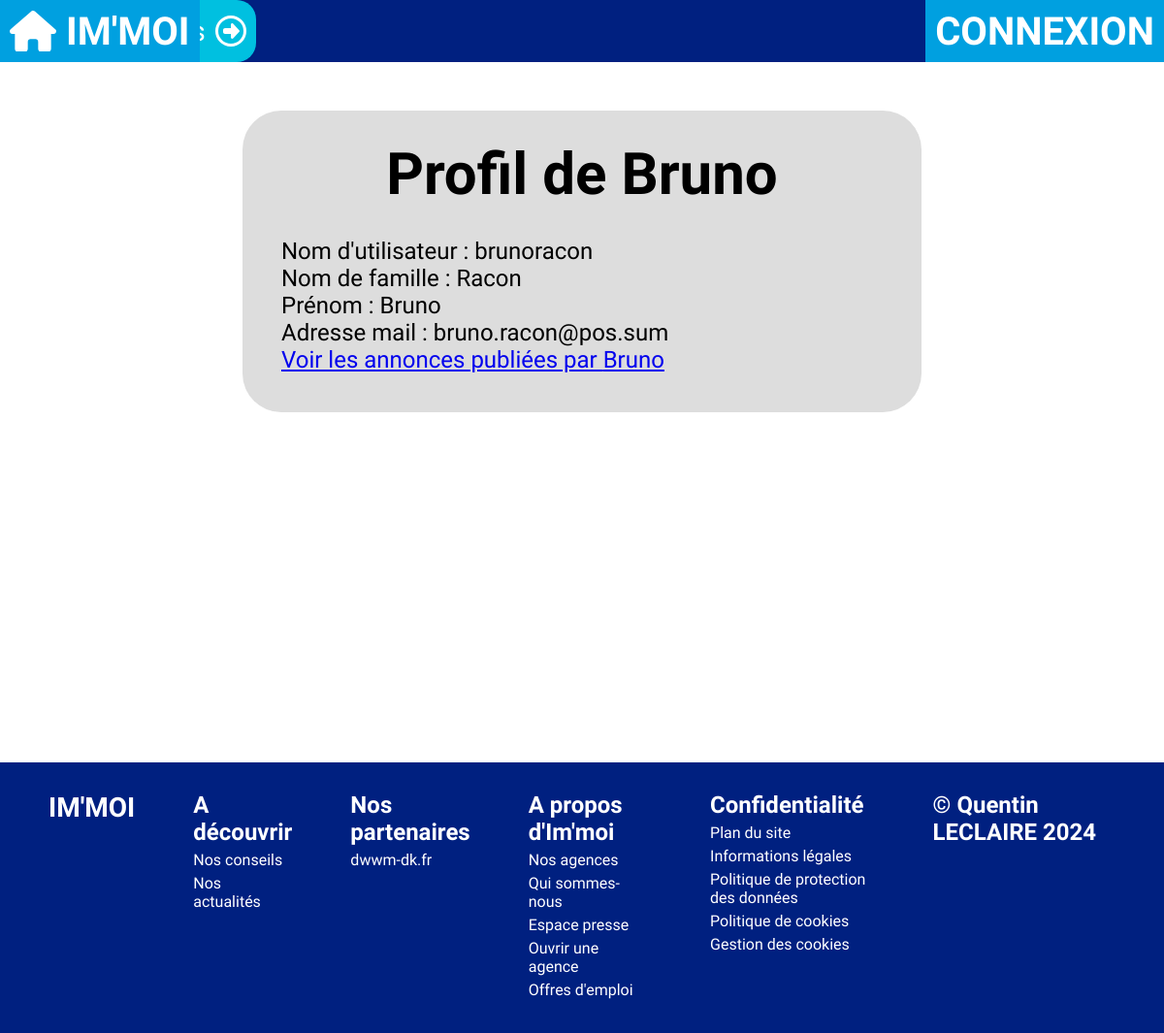
/profil/1, run on an earlier commit of the app's database.
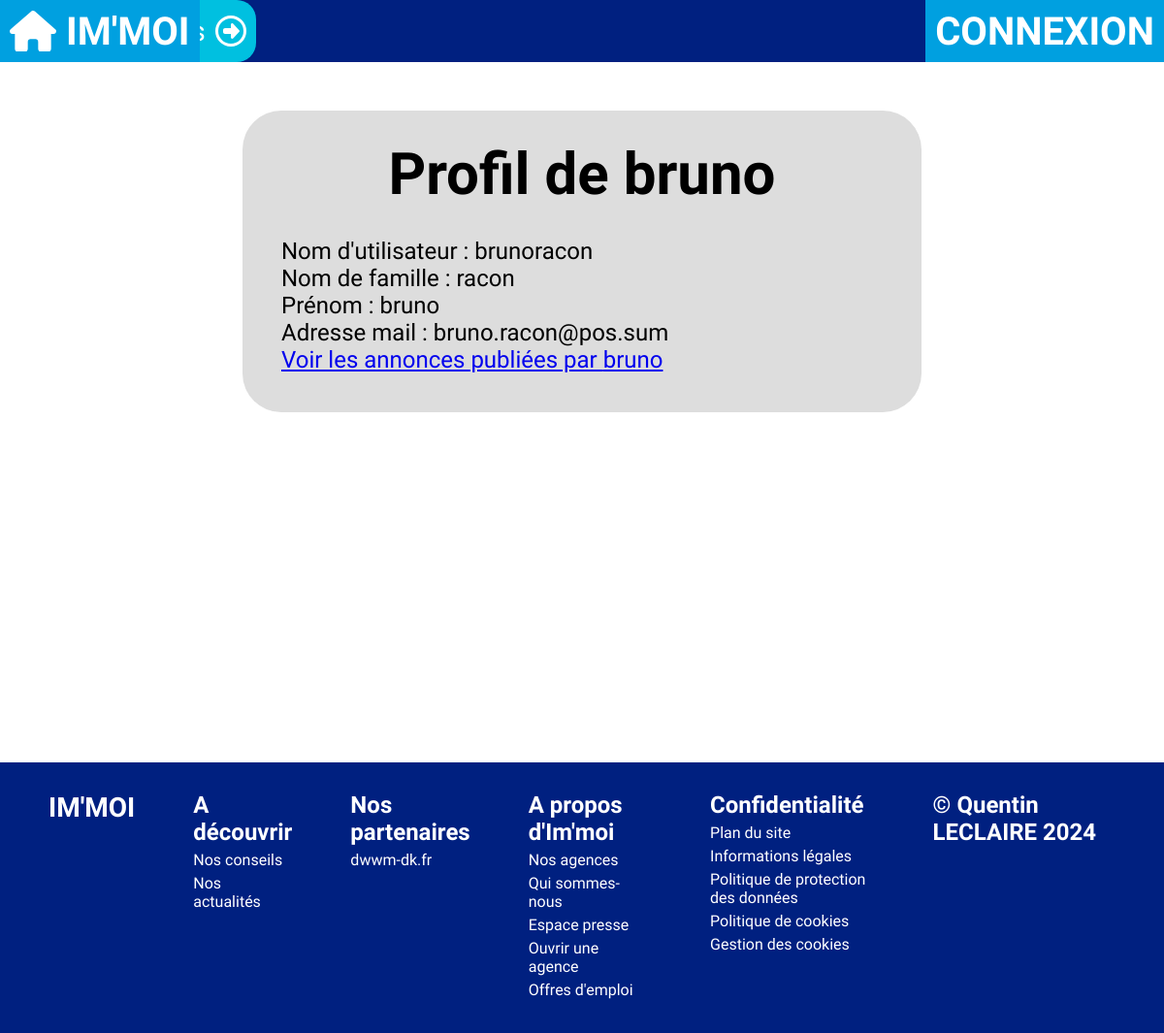
And on a later commit of the database.
### tables this page shows
CREATE TABLE IF NOT EXISTS `utilisateur` (
  `idUtilisateur` int NOT NULL AUTO_INCREMENT,
  `username` varchar(32) NOT NULL,
  `password` varchar(64) NOT NULL,
  `nom` varchar(40) DEFAULT NULL,
  `prenom` varchar(40) DEFAULT NULL,
  `telephone` varchar(20) DEFAULT NULL,
  `email` varchar(80) NOT NULL,
  `idAdresse` int DEFAULT NULL,
  `estAgent` tinyint(1) DEFAULT NULL,
  `agence` int DEFAULT NULL,
  PRIMARY KEY (`idUtilisateur`),
  KEY `FK_ADRESSE` (`idAdresse`)
);

### Models/managers/UtilisateurManager.php (called while the page is built, shortened)
<?php
require_once "Models/data/Utilisateur.class.php";
require_once "Models/Model.class.php";
class UtilisateurManager extends BDConnexion
{
    private $userlist = [];
    public function ajoutUtilisateur($utilisateur)
    {
        $this->userlist[] = $utilisateur;
    }
    public function chargementUserlist()
    {
        $req = $this->getBDD()->prepare('SELECT * FROM utilisateur');
        $req->execute();
        $listeUtilisateur = $req->fetchAll(PDO::FETCH_ASSOC);
    }
    public function getUserById($id)
    {
        for ($i = 0; $i < count($this->userlist); $i++) {
            if ($this->userlist[$i]->getId() == $id) {
                return $this->userlist[$i];
            }
        }
    }
}

### Models/Model.class.php (called while the page is built, shortened)
<?php
abstract class BDConnexion{
    private static $pdo;
    private static function setBDD(){
        self::$pdo = new PDO('mysql:host=localhost;dbname=immoi;port=3308;charset=utf8', 'root', '');
        self::$pdo->setAttribute(PDO::ATTR_ERRMODE, PDO::ERRMODE_WARNING);
    }
    protected function getBDD(){
        return self::$pdo;
    }
}

### Models/data/Utilisateur.class.php (called while the page is built, shortened)
<?php
class Utilisateur{
    public function getId()               {return $this->idUtilisateur;}
    public function getUsername()         {return $this->username;}
    public function getNom()              {return $this->nom;}
    public function getPrenom()           {return $this->prenom;}
    public function getEmail()            {return $this->email;}
}

### Views/BD/profil.view.php (the view, shortened to what this page needs)
<?php ob_start();
$monprofil = (isset($_SESSION["user"]) && $_SESSION["user"]["id"] == $user->getId()) ? true : false;
$qualif = (null !== $user->getPrenom()) ? $user->getPrenom() : $user->getUsername();
?>
<section class="content contentcenter">
    <div class="profil">
        <h2><?= ($monprofil) ? "Mon profil" : "Profil de " . $qualif; ?></h2>
        <p>Nom d'utilisateur : <?=$user->getUsername();?></p>
        <p><?= ($user->getNom() != "") ? "Nom de famille : ".$user->getNom() : ""?></p>
        <p><?= ($user->getPrenom() != "") ? "Prénom : ".$user->getPrenom() : ""?></p>
        <p><?= ($user->getEmail() != "") ? "Adresse mail : ".$user->getEmail() : ""?></p>
        <p><a href="/profil/<?= $user->getId() ?>/offres"><?= ($monprofil) ? "Mes annonces" : "Voir les annonces publiées par " . $qualif; ?></a></p>
    </div>
</section>
<?php
$content = ob_get_clean();
require "Views/template.php";

### index.php (shortened to what this page needs)
<?php
require_once "Controller/utilisateurController.php";
$utilisateurController = new UtilisateurController;
require_once "Controller/bienController.php";
$adresseController = new AdresseController;
require_once "Controller/photoController.php";
$transactionController = new TransactionController;
try {
    if (empty($_GET['page'])) {
        header('Location: ' . URL . "accueil");
    } else {
        $url = explode("/", filter_var($_GET['page']), FILTER_SANITIZE_URL);
        switch ($url[0]) {
            case "profil":
                if (empty($url[1])) {
                    if (isset($_SESSION['user'])) {
                        $utilisateurController->afficherProfil($_SESSION['user']['id']);
                    } else {
                        header('Location: ' . URL . "connexion");
                    }
                } else {
                    if ($url[1] == "edit") {
                        if (empty($url[2])) {
                            if (isset($_SESSION['connecte'])) {
                                $utilisateurController->modifierProfil();
                            } else {
                                require "Views/BD/modifprofil.view.php";
                            }
                        } else if ($url[2] == "v") {
                            if (isset($_POST['verifmodifprofil'])) {
                                $emailInvalide = 0;
                                if ($_POST['email'] != $_SESSION['user']['email']) {
                                    $emailInvalide = $utilisateurController->getManager()->verifUtilisateurExiste(null, $_POST['email']);
                                }
                                if ($emailInvalide) {
                                    $_POST["erreuremail"] = true;
                                    $utilisateurController->modifierProfil();
                                } else {
                                    if (isset($_POST["adressemodif"]) & $_POST["adresse"] != "" & $_POST["zipcode"] != "" & $_POST["localite"] != "") {
                                        $adresseController->removeOldAdresse();
                                        $adresseController->addAdresse();
                                    }
                                    $utilisateurController->modifierValidation();
                                }
                            } else {
                                header('Location: ' . URL . "profil/edit");
                            }
                        }
                    } else if ($url[1] == "transactions") {
                        $transactionController->afficherTransactions($_SESSION["user"]["id"]);
                    } else {
                        if (empty($url[2])) {
                            $utilisateurController->afficherProfil($url[1]);
                        } else if ($url[2] == "offres") {
                            if (empty($url[3])) {
                                $bienController->afficherBiensByUser($url[1]);
                            } else if ($url[3] === "s") {
                                $addresseBien = $bienController->getManager()->getBienById($url[4])->getAdresse();
                                $adresseController->suppressionAdresse($addresseBien);
                                $bienController->suppressionBienUser($url[4]);
                            }
                        }
                    }
                }
                break;
        }
    }
} catch (Exception $e) {
    echo $e->getMessage();
}

### Controller/utilisateurController.php (shortened to what this page needs)
<?php
class UtilisateurController
{
    private $utilisateurManager;
    public function __construct()
    {
        require_once "Models/managers/UtilisateurManager.php";
        $this->utilisateurManager = new UtilisateurManager;
        $this->utilisateurManager->chargementUserlist();
    }
    public function afficherProfil($id)
    {
        $user = $this->utilisateurManager->getUserById($id);
        if (isset($user)) {
            require "Views/BD/profil.view.php";
        } else {
            require "Views/BD/profilError.view.php";
        }
    }
}

### Views/template.php (shortened to what this page needs)
<!DOCTYPE html>
<html lang="fr">
<head>
    <link rel="stylesheet" href="/public/css/style.css">
    <link rel="stylesheet" href="/public/css/index.css">
    <link rel="stylesheet" href="/public/css/testbdd.css">
</head>
<body>
    <nav>
        <div class="navleft">
            <a href="/accueil" class="navbtn">
                <p>IM'MOI</p>
            </a>
            <a href="/offres" class="navonglet"></a>
        </div>
        <?php if (isset($_SESSION['connecte'])) : ?>
            <div class="connecte">
                <span>Bonjour, <?= ($_SESSION["user"]["prenom"] != "") ? $_SESSION["user"]["prenom"] : $_SESSION["user"]["username"] ?></span>
                <a href="/profil" class="navbtn accbtn">
                    <svg xmlns="http://www.w3.org/2000/svg" width="44px" fill="white" viewBox="-64 0 576 512">
                        <path d="M224 256A128 128 0 1 0 224 0a128 128 0 1 0 0 256zm-45.7 48C79.8 304 0 383.8 0 482.3C0 498.7 13.3 512 29.7 512H418.3c16.4 0 29.7-13.3 29.7-29.7C448 383.8 368.2 304 269.7 304H178.3z" />
                    </svg>
                </a>
                <a href="/deconnexion" class="navbtn dcbtn" onClick="return confirm('Voulez-vous vraiment vous déconnecter ?');">
                    <svg xmlns="http://www.w3.org/2000/svg" width="44px" fill="white" viewBox="0 0 512 512">
                        <path d="M217.9 105.9L340.7 228.7c7.2 7.2 11.3 17.1 11.3 27.3s-4.1 20.1-11.3 27.3L217.9 406.1c-6.4 6.4-15 9.9-24 9.9c-18.7 0-33.9-15.2-33.9-33.9l0-62.1L32 320c-17.7 0-32-14.3-32-32l0-64c0-17.7 14.3-32 32-32l128 0 0-62.1c0-18.7 15.2-33.9 33.9-33.9c9 0 17.6 3.6 24 9.9zM352 416l64 0c17.7 0 32-14.3 32-32l0-256c0-17.7-14.3-32-32-32l-64 0c-17.7 0-32-14.3-32-32s14.3-32 32-32l64 0c53 0 96 43 96 96l0 256c0 53-43 96-96 96l-64 0c-17.7 0-32-14.3-32-32s14.3-32 32-32z" />
                    </svg>
                </a>
            </div>
        <?php else : ?>
            <a href="/connexion"><button class="navbtn conbtn">CONNEXION</button></a>
        <?php endif; ?>
    </nav>
    <?= $content ?>
    <footer>
        <div class="footerelem">
            <h4>IM'MOI</h4>
        </div>
        <div class="footerelem">
            <h5>A découvrir</h5>
            <ul>
                <li><a href="#">Nos conseils</a></li>
                <li><a href="#">Nos actualités</a></li>
            </ul>
        </div>
        <div class="footerelem">
            <h5>Nos partenaires</h5>
            <ul>
                <li><a href="http://dwwm-dk.fr/">dwwm-dk.fr</a></li>
            </ul>
        </div>
        <div class="footerelem">
            <h5>A propos d'Im'moi</h5>
            <ul>
                <li><a href="#">Nos agences</a></li>
                <li><a href="#">Qui sommes-nous</a></li>
                <li><a href="#">Espace presse</a></li>
                <li><a href="#">Ouvrir une agence</a></li>
                <li><a href="#">Offres d'emploi</a></li>
            </ul>
        </div>
        <div class="footerelem">
            <h5>Confidentialité</h5>
            <ul>
                <li><a href="#">Plan du site</a></li>
                <li><a href="#">Informations légales</a></li>
                <li><a href="#">Politique de protection des données</a></li>
                <li><a href="#">Politique de cookies</a></li>
                <li><a href="#">Gestion des cookies</a></li>
            </ul>
        </div>
        <div class="footerelem">
            <h5>© Quentin LECLAIRE 2024</h5>
        </div>
    </footer>
</body>
</html>

### public/css/style.css (style rules this page uses)
:root { --main-blue: #0050B0; --light-blue: #00A0E0; --lighter-blue: #00C0E0; --lightest-blue: #50D0FF; --dark-blue: #002080; --darker-blue: #001050; }
* { padding: 0; margin: 0; box-sizing: border-box; font-family: 'Gabarito', sans-serif; }
body { min-height: 100vh; position: relative; }
nav { width: 100%; height: 64px; background-color: var(--dark-blue); display: flex; position: fixed; top: 0; z-index: 500; }
.navleft { display: flex; align-items: end; }
.navbtn { height: 64px; display: flex; z-index: 2; align-items: center; color: white; text-decoration: none; background-color: var(--light-blue); border: none; padding: 10px; font-weight: bold; font-size: 40px; transition: all 400ms ease; }
.navbtn p { margin-left: 10px; }
.navonglet { display: flex; position: relative; align-items: center; z-index: 1; padding: 10px; height: 100%; border-radius: 0 20px 20px 0; font-size: 28px; color: white; background-color: var(--lighter-blue); left: -300px; transition: all 400ms ease; text-decoration: none; }
.navonglet svg { margin-left: 10px; }
.conbtn { position: absolute; right: 0; }
footer { position: relative; bottom: 0; display: flex; padding: 20px; background-color: var(--dark-blue); height: fit-content; width: 100%; }
footer .footerelem { color: white; font-size: 16px; margin: 10px 30px; }
footer .footerelem h4 { font-size: 28px; margin-bottom: 20px; }
footer .footerelem h5 { font-size: 24px; }
footer .footerelem ul { list-style: none; }
footer .footerelem ul li { margin: 5px 0; }
footer .footerelem ul li a { color: white; text-decoration: none; }
.content { position: relative; margin-top: 64px; min-height: calc(100vh - 78px); height: fit-content; width: 100%; display: flex; flex-direction: column; }
.contentcenter { align-items: center; }
.profil { background-color: #DDD; width: 100%; max-width: 700px; font-size: 24px; margin-top: 50px; border-radius: 40px; padding: 40px; }
.profil h2 { text-align: center; font-size: 60px; margin: -10px 0 30px; }

What changed in the data, as far as the page shows it:
changed utilisateur "brunoracon": prenom "Bruno" → "bruno"; nom "Racon" → "racon"
